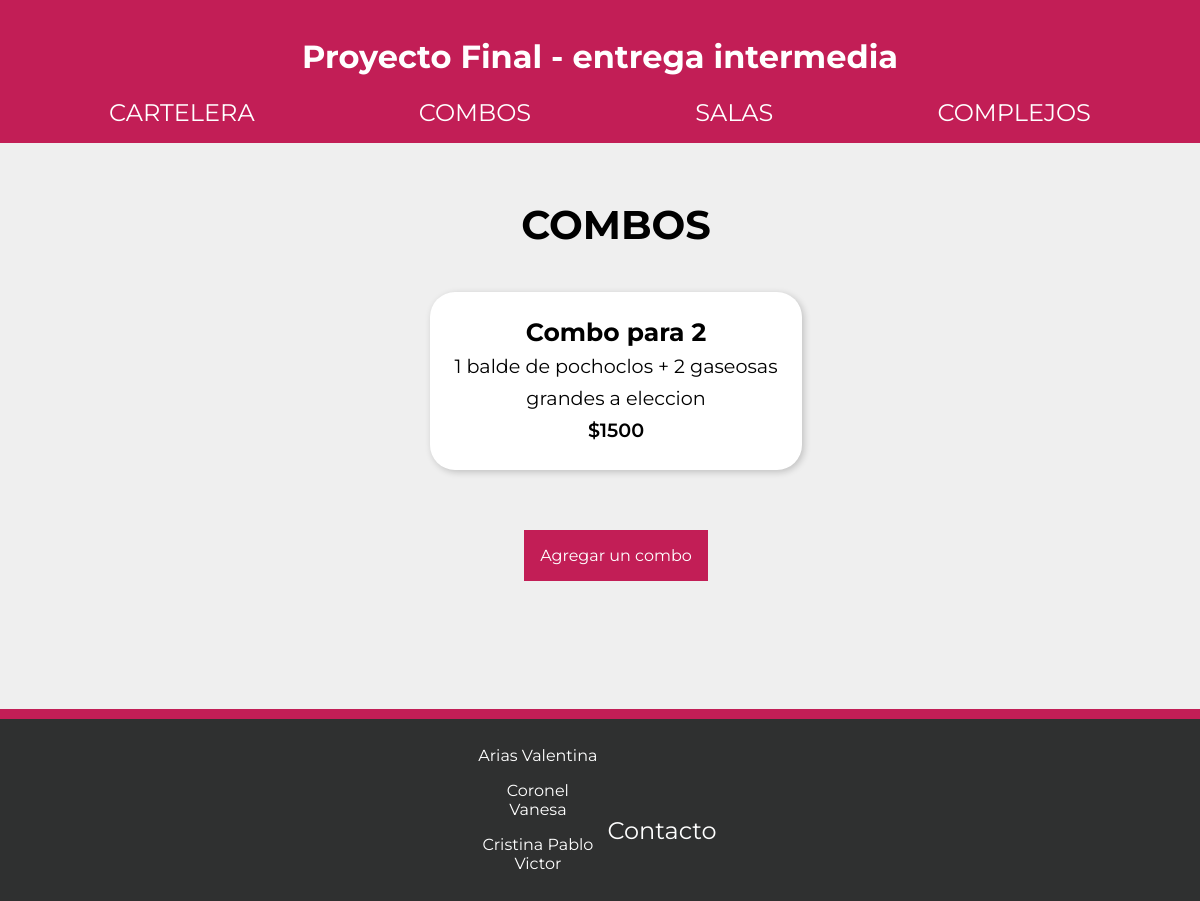
/combos, run on an earlier commit of the app's database.
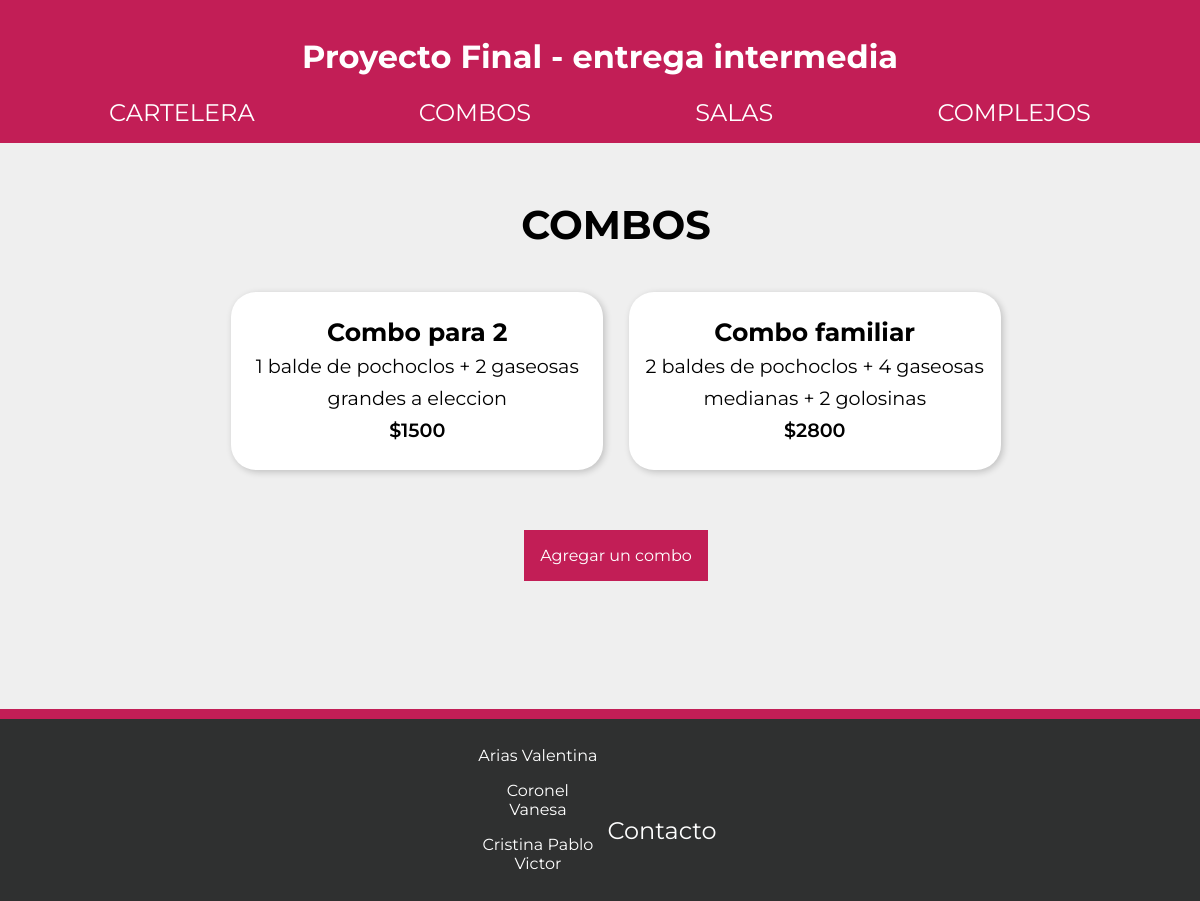
And on a later commit of the database.
### AppProyectoFinal/models.py (models this page shows)
class Producto(models.Model):
    nombre = models.CharField(max_length=50)
    descripcion = models.CharField(max_length=200)
    precio = models.IntegerField()

### AppProyectoFinal/views.py (the view)
# urls.py: path('combos', mostrarCombos, name="combos"),
def mostrarCombos(request):
    lista = Producto.objects.all()
    return render(request, "combos.html", {"lista_combos": lista})

### AppProyectoFinal/templates/combos.html
{% extends 'padre.html' %}
{% load static %}
{% block contenidoQueCambia %}
    <h2 class="titulos">COMBOS</h2>
        {% for combo in lista_combos %}
            <section class="card-combos">
                <p><span class="nombre-combo">{{combo.nombre}} <br> </span>  {{combo.descripcion}} <br> <span class="precio-combo">${{combo.precio}}</span></p>
            </section>
        {% endfor %}
    <a href="{% url 'agregar_combo' %}" class="linkAgregar">Agregar un combo</a>
{% endblock %}

What changed in the data, as far as the page shows it:
added Producto: nombre "Combo familiar", descripcion "2 baldes de pochoclos + 4 gaseosas medianas + 2 golosinas", precio "2800"
